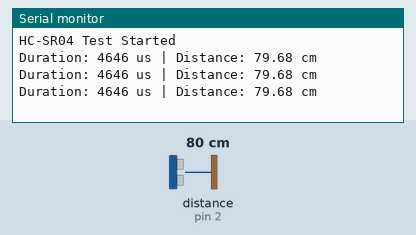
The sketch below on a simulated Arduino Uno, built with avr-gcc and run on an emulated ATmega328P. Parts: the last lines printed to the serial monitor. Wiring (inferred from the names in the program): ultrasonic range finder: trigger pin 3; echo pin 2. The test bench sets the inputs (shaded band); at power-on: distance to the obstacle (sensor on pin 2) 80 cm. The echo pulse lasts 58.3 µs per cm.

Above: at 1.3 s.
1.4 s: distance to the obstacle (sensor on pin 2) set to 2 cm
At 1.9 s:
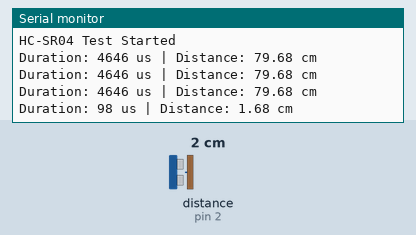
2.9 s: distance to the obstacle (sensor on pin 2) set to 4 cm
At 3.4 s:
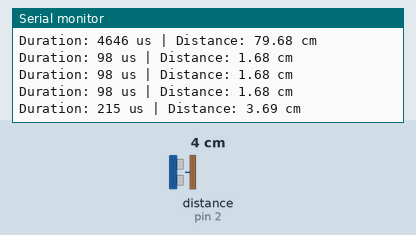
Timing chart, 0 to 5.9 s (numbered marks = the images above; inputs shaded):
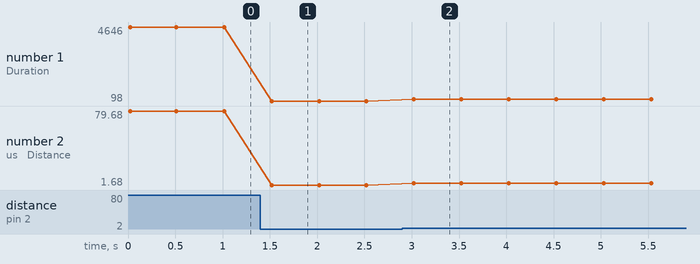

The sketch:

ultrasonic_test.ino
```cpp
const int echoPin = 2;
const int trigPin = 3;

void setup() {
  Serial.begin(9600);

  pinMode(trigPin, OUTPUT);
  pinMode(echoPin, INPUT);

  Serial.println("HC-SR04 Test Started");
}

void loop() {

  // Clear trigger
  digitalWrite(trigPin, LOW);
  delayMicroseconds(5);

  // Send pulse
  digitalWrite(trigPin, HIGH);
  delayMicroseconds(10);
  digitalWrite(trigPin, LOW);

  // Read echo
  long duration = pulseIn(echoPin, HIGH, 30000);

  if (duration == 0) {
    Serial.println("NO ECHO DETECTED");
  } else {

    float distance = duration * 0.0343 / 2.0;

    Serial.print("Duration: ");
    Serial.print(duration);
    Serial.print(" us");

    Serial.print(" | Distance: ");
    Serial.print(distance);
    Serial.println(" cm");
  }

  delay(500);
}
```

Measured:
- after the input at 1.4 s, the serial monitor: prints a new line after 0.12 s (image 1)
- after the input at 2.9 s, the serial monitor: prints a new line after 0.12 s (image 2)
- plotted number 1: 4646 → 98 after the input at 1.4 s, 98 → 215 after the input at 2.9 s
- plotted number 2: 79.68 → 1.68 after the input at 1.4 s, 1.68 → 3.69 after the input at 2.9 s
